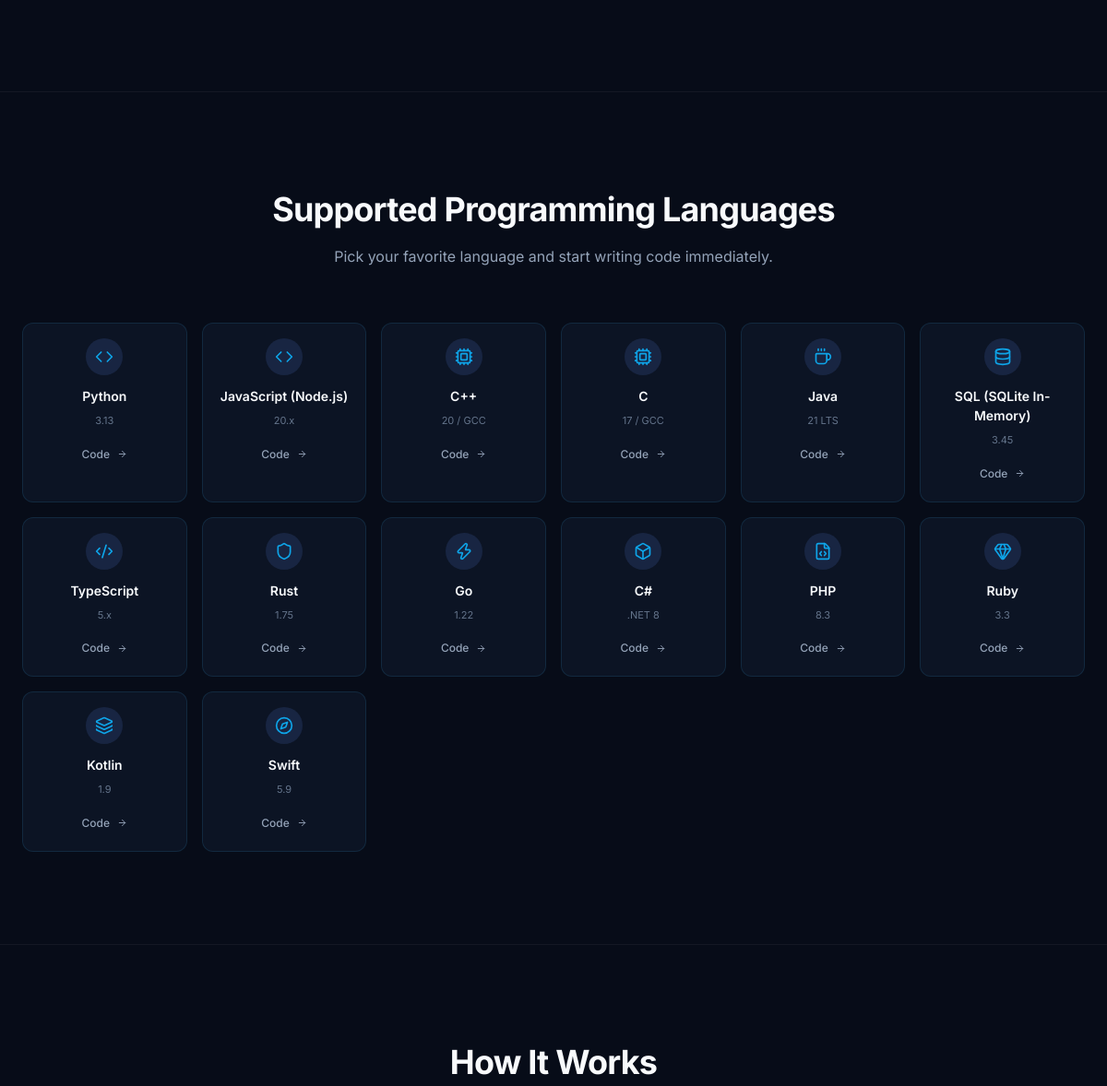
The app's page / (middle part), older data.
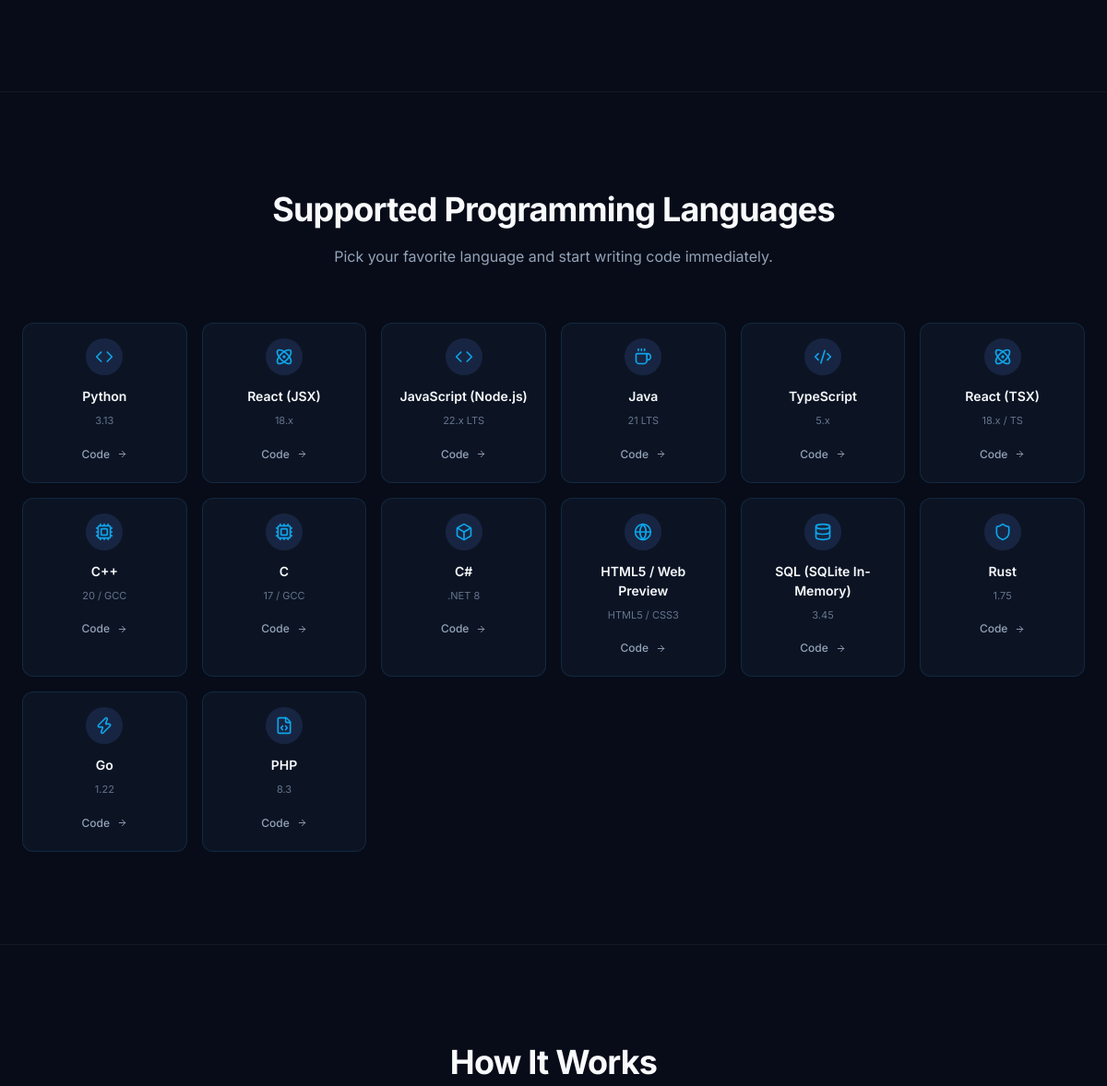
The same page, newer data.
### languages/models.py (models this page shows, shortened)
class Language(models.Model):
    name = models.CharField(max_length=50, unique=True)
    slug = models.SlugField(max_length=50, unique=True)
    version = models.CharField(max_length=30, default='Latest')
    monaco_id = models.CharField(max_length=30, default='plaintext', help_text="Monaco language identifier (e.g. python, cpp, javascript, java)")
    file_extension = models.CharField(max_length=15, default='.txt')
    default_filename = models.CharField(max_length=100, default='main.txt')
    default_code = models.TextField(blank=True, default='')
    compile_command = models.CharField(max_length=255, blank=True, help_text="Optional compilation command")
    run_command = models.CharField(max_length=255, help_text="Command or runner key to execute the code")
    is_active = models.BooleanField(default=True)
    supports_stdin = models.BooleanField(default=True)
    supports_debugging = models.BooleanField(default=False)
    formatter_name = models.CharField(max_length=50, blank=True, default='standard')
    icon_name = models.CharField(max_length=50, default='file-code')
    display_order = models.PositiveIntegerField(default=0)
    created_at = models.DateTimeField(auto_now_add=True)
    updated_at = models.DateTimeField(auto_now=True)
    class Meta:
        ordering = ['display_order', 'name']

### projects/views.py (the view)
# urls.py: path('', views.landing_page, name='landing'),
def landing_page(request):
    featured_languages = Language.objects.filter(is_active=True)[:14]
    return render(request, 'landing.html', {'featured_languages': featured_languages})

### templates/landing.html (shortened to what this page needs)
{% extends 'base.html' %}
{% block extra_css %}
<link rel="stylesheet" href="/static/css/landing.css">
{% endblock %}
{% block content %}
<section class="landing-section" id="features">
</section>
<section class="landing-section" style="border-top: 1px solid var(--border-subtle);">
  <div class="section-header">
    <h2 class="section-title">Supported Programming Languages</h2>
    <p class="section-desc">Pick your favorite language and start writing code immediately.</p>
  </div>
  <div class="languages-grid">
    {% for lang in featured_languages %}
      <div class="language-card">
        <div class="language-icon-circle">
          <i data-lucide="{{ lang.icon_name }}" style="width:20px;height:20px;"></i>
        </div>
        <div class="language-name">{{ lang.name }}</div>
        <div class="language-ver">{{ lang.version }}</div>
        <a href="/ide/?lang={{ lang.slug }}" class="btn btn-ghost btn-sm" style="margin-top:6px;">
          Code <i data-lucide="arrow-right" style="width:11px;height:11px;"></i>
        </a>
      </div>
    {% endfor %}
  </div>
</section>
<section class="landing-section" style="border-top: 1px solid var(--border-subtle);">
  <div class="section-header">
    <h2 class="section-title">How It Works</h2>
  </div>
</section>
{% endblock %}

### templates/base.html (shortened to what this page needs)
<!DOCTYPE html>
<html lang="en" data-theme="dark">
<head>
  <link rel="stylesheet" href="/static/css/design-system.css">
  {% block extra_css %}{% endblock %}
</head>
<body>
  {% block content %}{% endblock %}
</body>
</html>

### static/css/design-system.css (style rules this page uses)
:root { --bg-base: #04070e; --bg-primary: #070c18; --bg-secondary: #0c1424; --bg-tertiary: #111c32; --bg-elevated: #182542; --bg-hover: #1f3054; --bg-active: #273d6a; --border-subtle: rgba(255, 255, 255, 0.05); --border-color: rgba(56, 189, 248, 0.12); --border-focus: #0ea5e9; --border-bright: rgba(186, 230, 253, 0.22); --border-glow: rgba(14, 165, 233, 0.45); --text-primary: #f8fafc; --text-secondary: #cbd5e1; --text-muted: #94a3b8; --text-dim: #64748b; --text-inverse: #04070e; --accent-primary: #0ea5e9; --accent-glow: rgba(14, 165, 233, 0.35); --accent-hover: #0284c7; --accent-active: #0369a1; --accent-cyan: #38bdf8; --accent-frost: #67e8f9; --accent-titanium: #e2e8f0; --accent-emerald: #10b981; --accent-amber: #f59e0b; --accent-rose: #f43f5e; --success: #10b981; --success-bg: rgba(16, 185, 129, 0.12); --success-border: rgba(16, 185, 129, 0.3); --error: #f43f5e; --error-bg: rgba(244, 63, 94, 0.12); --error-border: rgba(244, 63, 94, 0.3); --warning: #f59e0b; --warning-bg: rgba(245, 158, 11, 0.12); --warning-border: rgba(245, 158, 11, 0.3); --info: #38bdf8; --info-bg: rgba(56, 189, 248, 0.12); --font-ui: 'Inter', -apple-system, BlinkMacSystemFont, 'Segoe UI', Roboto, sans-serif; --font-code: 'JetBrains Mono', 'Fira Code', Menlo, Monaco, Consolas, monospace; --space-1: 4px; --space-2: 8px; --space-3: 12px; --space-4: 16px; --space-5: 20px; --space-6: 24px; --space-8: 32px; --space-10: 40px; --space-12: 48px; --radius-sm: 6px; --radius-md: 8px; --radius-lg: 12px; --radius-xl: 16px; --radius-full: 9999px; --shadow-sm: 0 1px 3px rgba(0, 0, 0, 0.4), inset 0 1px 0 rgba(255, 255, 255, 0.04); --shadow-md: 0 4px 16px rgba(0, 0, 0, 0.45), inset 0 1px 0 rgba(56, 189, 248, 0.08); --shadow-lg: 0 12px 36px rgba(0, 0, 0, 0.6), inset 0 1px 0 rgba(56, 189, 248, 0.12); --shadow-glow: 0 0 24px var(--accent-glow); --shadow-emerald-glow: 0 0 20px rgba(16, 185, 129, 0.35); --transition-fast: 140ms ease; --transition-normal: 220ms ease; --transition-smooth: 320ms cubic-bezier(0.16, 1, 0.3, 1); }
*, *::before, *::after { box-sizing: border-box; margin: 0; padding: 0; }
html, body { height: 100%; background-color: var(--bg-primary); color: var(--text-primary); font-family: var(--font-ui); font-size: 14px; line-height: 1.5; -webkit-font-smoothing: antialiased; -moz-osx-font-smoothing: grayscale; overflow-x: hidden; }
.btn { display: inline-flex; align-items: center; justify-content: center; gap: var(--space-2); padding: 6px 14px; font-family: var(--font-ui); font-size: 13px; font-weight: 500; border-radius: var(--radius-md); border: 1px solid transparent; cursor: pointer; transition: all var(--transition-fast); text-decoration: none; white-space: nowrap; user-select: none; }
.btn-sm { padding: 4px 10px; font-size: 12px; }
.btn-ghost { background: transparent; color: var(--text-muted); border-color: transparent; }

### static/css/landing.css (style rules this page uses)
.landing-section { padding: 100px 24px; max-width: 1200px; margin: 0 auto; }
.section-header { text-align: center; margin-bottom: 60px; }
.section-title { font-size: 36px; font-weight: 700; letter-spacing: -0.8px; margin-bottom: 12px; }
.section-desc { font-size: 16px; color: var(--text-muted); max-width: 580px; margin: 0 auto; }
.languages-grid { display: grid; grid-template-columns: repeat(auto-fill, minmax(170px, 1fr)); gap: 16px; }
.language-card { background: var(--bg-secondary); border: 1px solid var(--border-color); border-radius: var(--radius-lg); padding: 16px; display: flex; flex-direction: column; align-items: center; text-align: center; gap: 8px; transition: all var(--transition-fast); }
.language-icon-circle { width: 40px; height: 40px; border-radius: 50%; background: var(--bg-elevated); display: flex; align-items: center; justify-content: center; color: var(--accent-primary); margin-bottom: 4px; }
.language-name { font-weight: 600; font-size: 14px; }
.language-ver { font-size: 11px; color: var(--text-dim); }

Row changes from the older to the newer data that the page shows:
no longer on this page (row edited): Language: name "Ruby", version "3.3"
no longer on this page (row edited): Language: name "Kotlin", version "1.9"
no longer on this page (row edited): Language: name "Swift", version "5.9"
added Language: name "React (JSX)", version "18.x"
changed Language "JavaScript (Node.js)": version "20.x" → "22.x LTS"
changed Language "Java": moves up the list
changed Language "TypeScript": moves up the list
added Language: name "React (TSX)", version "18.x / TS"
changed Language ".NET 8": moves up the list
added Language: name "HTML5 / Web Preview", version "HTML5 / CSS3"
